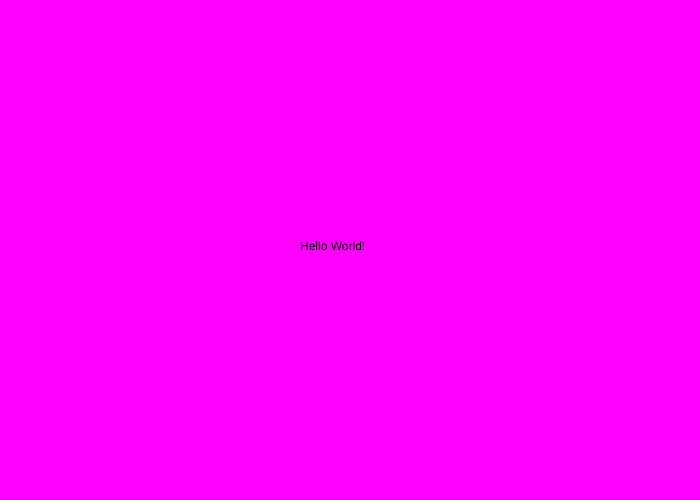
Frame 1 (no input)
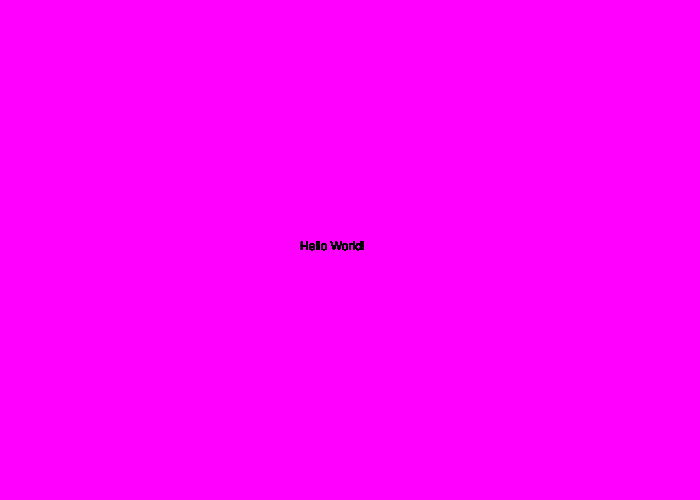
Frame 60 (no input)
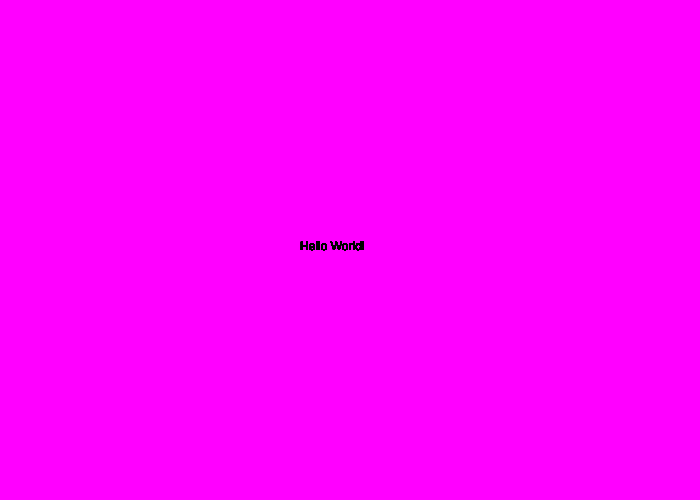
Frame 120 (the mouse pressed at the canvas centre since frame 60)

The p5.js sketch that drew these frames (run headless with seeded random() and noise() and a simulated clock; from frame 60 on, the mouse is pressed at the canvas centre):

// p5.js sketch
// ── sketch.js
// create the setup() function
function setup() {

// create a canvas that is 700px X 500px
  createCanvas( 700,500 );

// create a background with the color 'magenta'
  background( 'magenta' );
}

// create a draw() function
function draw() {

  //create text string with 'Hello World!' inside
  text( 'Hello World!', 300, 250 );

}
